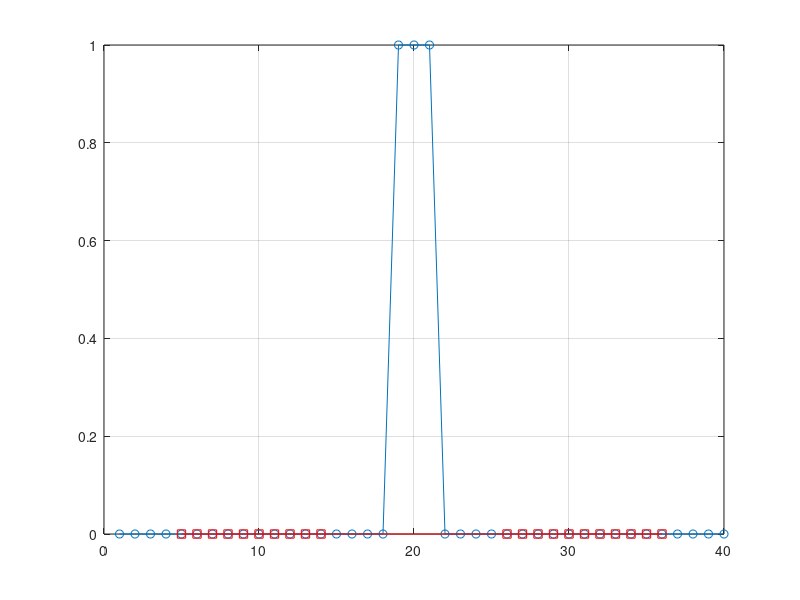
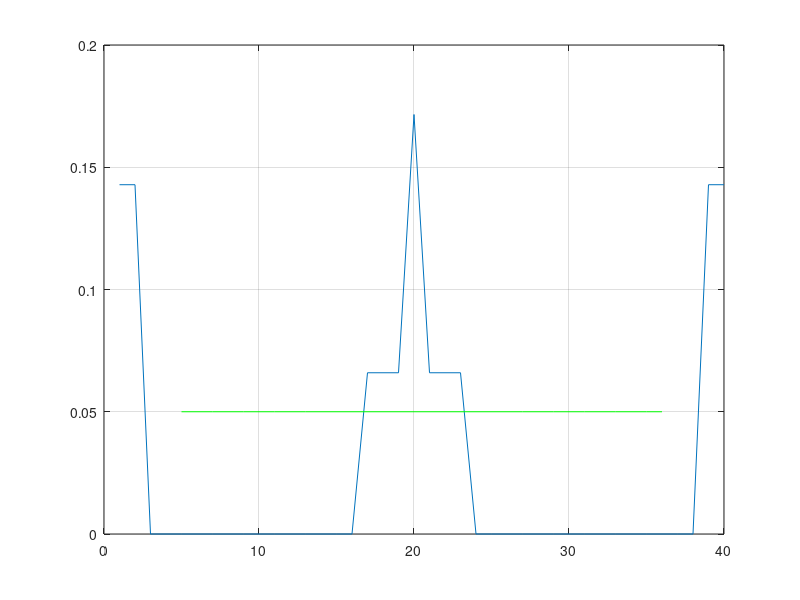
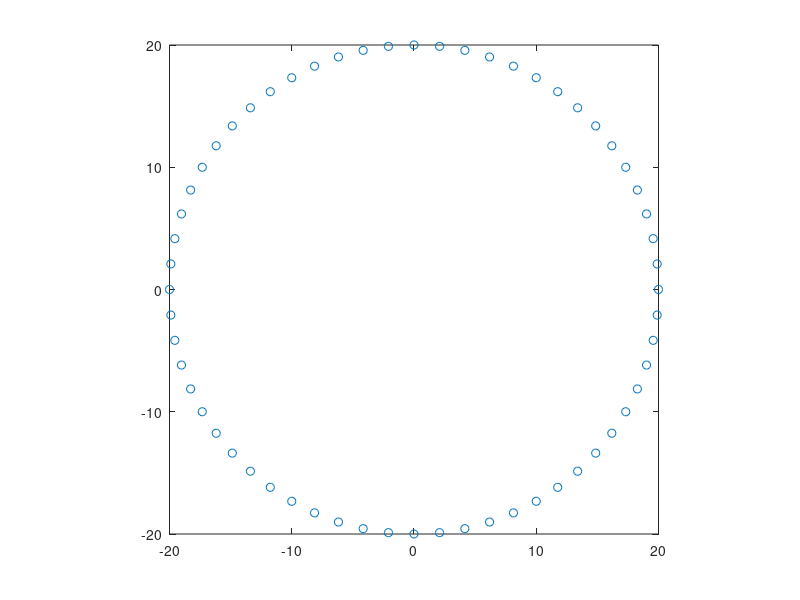
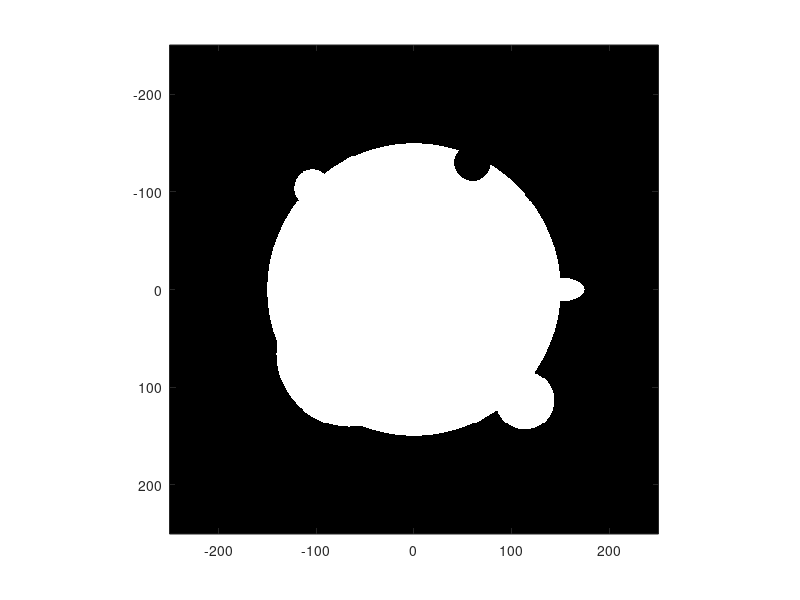

These charts were generated, in order, by the following MATLAB code: (Note: this script raises an error after producing the figures.)
%% info
% see main.m in Prototyping as well for real case test generator

%% hatfilter test generator
in = [1:40; zeros(1,40)];
in(:,19:21) = [19:21;1 1 1];
in = in';
plot(in(:,1),in(:,2),'-o'); grid on

% based on hatsmooth
crown = 5;
brim = 3;
sig = 0.05;

coord = in;
clear ratio
dp = floor(crown/2);
coordp = padarray(coord,dp,'circular');
start = dp+1;
indtoremove = cell(1,length(start:length(coord)+start-1));
for i=start:length(coord)+start-1
    allpoints = coordp(i-dp:i+dp,:);
    allvectors = diff(allpoints);
    lenallvectors = sum(sqrt(sum(allvectors.^2,2)))';
    nocrownpoints = allpoints;
    nocrownpoints(dp+1-floor(brim/2):dp+1+floor(brim/2),:) = [];
    nocrownvectors = diff(nocrownpoints);
    lennocrownvectors = sum(sqrt(sum(nocrownvectors.^2,2)))';
    ratio(i-start+1) = 1-lennocrownvectors/lenallvectors;    
end

indtoremovetest = [];
for i=1:length(ratio)
    if(ratio(i))>sig
        indtoremove{i} = (i+start-1) - floor(crown/2):(i+start-1)+floor(crown/2);
        indtoremovetest = [indtoremovetest indtoremove{i}];
    end
end

% set NaN for vertexes to remove
for i=1:length(indtoremove)
   if ~isempty(indtoremove{i})
       coordp(indtoremove{i},:) = NaN;
   end
end
% delete padding (on beginig)
coordp(1:dp,:) = [];
% and on the end
coordp = coordp(1:length(coord),:);
% find positions of NaNs (vertices to remove)
isnotnan = ~any(isnan(coordp),2);
% and remove them
coordpp = coordp(isnotnan,:);

hold on
plot(coordpp(:,1),coordpp(:,2),'-rs')
hold off
figure
plot(ratio);grid on
hold on
plot(coordpp(:,1),repmat(sig,length(coordpp),1),'-g')
hold off
unique(indtoremovetest)

%% circular object
clear x y
a = 0:6:359;
x = 20*cosd(a);
y = 20*sind(a);
figure;plot(x,y,'o')
axis square
xy = [x' y'];
xyr = reshape(xy',[],1); % x first
fid = fopen('testData_circle.dat', 'w');
fprintf(fid,'%.4f\n',xyr);
fclose(fid);
%% protrusions - generate test data
% generate test case with protrusions

Ro = 150;
R1 = Ro/5;
R2 = Ro/8;
R3 = Ro/2;
R4 = Ro/12;
% get size of lightField
ls = linspace(-250,250,500);
[X, Y] = meshgrid(ls,ls);
% create empty light field
Object = zeros(size(X,1),size(Y,2));
% filling the circle directly from equation
Object(X.^2+Y.^2<=Ro^2) = 255;
Object((X-max(ls)/2.2).^2+(Y-max(ls)/2.2).^2<=R1^2) = 255;
Object((X+max(ls)/2.4).^2+(Y+max(ls)/2.4).^2<=R2^2) = 255;
Object((X+max(ls)/3.8).^2+(Y-max(ls)/3.8).^2<=R3^2) = 255;
Object((X-60).^2+(Y+130).^2<=R2^2) = 0;
Object((X-max(ls)*0.6).^2/4+(Y-max(ls)*0.0).^2<=R4^2) = 255;

% control plotting
figure;imagesc(ls,ls,Object); axis square;colormap gray
B = bwboundaries(Object);
xy = B{1}(1:6:end,:);
xyr = reshape(xy',[],1); % x first
fid = fopen('testData_prot.dat', 'w');
fprintf(fid,'%.4f\n',xyr);
fclose(fid);
save prot.mat xy
%% protrusions - load java results and comapre with matlab

clc;out = hatsmooth_deb(xy,[9 3 1 0]); % compare logs with this version
figure;plot(xy(:,1),xy(:,2),'go');grid on;axis square
hold on
plot(out(:,1),out(:,2),'rs')

% load output from test
im = imread('/tmp/test_HatFilter_run_2.tif');
figure;imagesc((im)); axis square
hold on
% plot(out(:,1)-(135-66),out(:,2)-(132-62),'rs','MarkerFaceColor','r') % manual matching
plot(xy(:,1)-(135-66),xy(:,2)-(132-62),'go')
legend('orginal','removed')
title('Test image on background - compared to matlab results')